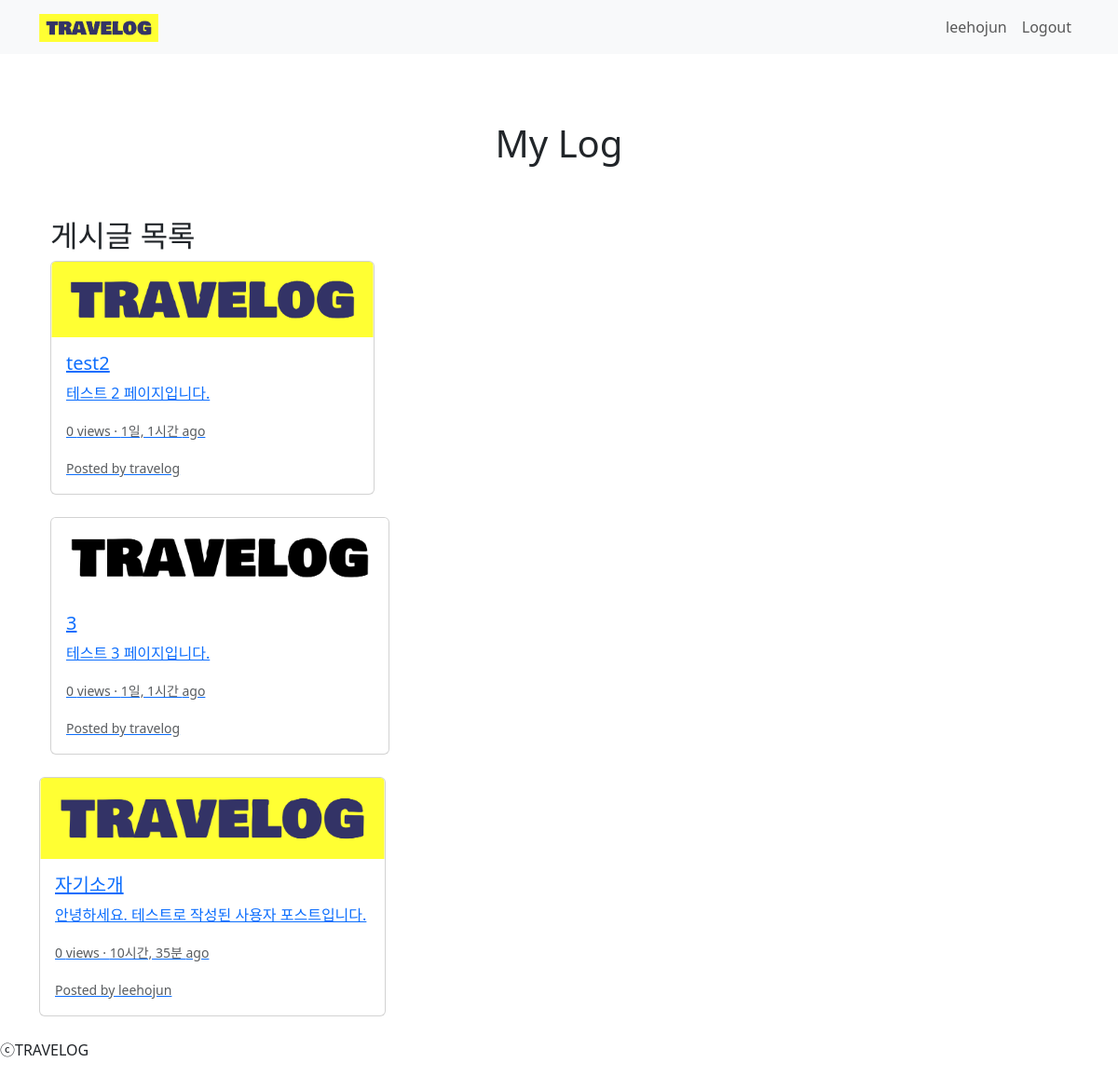
Screenshot of /blog/ (signed in) with the database file from the repository.
### blog/models.py (models this page shows, shortened)
class Post(models.Model):
    author = models.ForeignKey(
        User, on_delete=models.CASCADE
    )
    title = models.CharField(max_length=100)
    content = models.TextField()
    thumb_image = models.ImageField(
        upload_to='blog/thumbnails/%Y/%m/%d/', blank=True)
    file_upload = models.FileField(
        upload_to='blog/files/%Y/%m/%d/', blank=True)
    created_at = models.DateTimeField(auto_now_add=True)
    updated_at = models.DateField(auto_now=True)
    view_count = models.PositiveIntegerField(default=0)
    tags = models.ManyToManyField('Tag', blank=True)

### blog/views.py (the view)
# urls.py: path('', views.PostListView.as_view(), name='blog_list'),
class PostListView(ListView):
    model = Post
    template_name = 'blog/post_list.html'

### templates/blog/post_list.html (shortened to what this page needs)
{% extends 'base.html' %}
{% load static %}
{% block content %}
<div class="bg-image">
    <h1 class="text-center py-5">My Log</h1>
    {% if user.is_authenticated %}
    <div class="container">
        <h2>게시글 목록</h2>
        <div class="row">
            {% for blog in object_list %}
            <div class="col-md-4 mb-4">
                <div class="card">
                    <a href="{% url 'blog:blog_detail' blog.pk %}">
                        {% if blog.thumb_image %}
                        <img src="{{ blog.thumb_image.url }}" class="card-img-top" alt="{{ blog.title }} thumbnail">
                        {% endif %}
                        <div class="card-body">
                            <h5 class="card-title">{{ blog.title }}</h5>
                            <p class="card-text">{{ blog.content|truncatewords:20 }}</p>
                            <p class="card-text">
                                <small class="text-muted">{{ blog.view_count }} views · {{ blog.created_at|timesince }} ago</small>
                            </p>
                            <p class="card-text">
                                <small class="text-muted">Posted by {{ blog.author }}</small>
                            </p>
                        </div>
                    </a>
                </div>
            </div>
        </div>
            {% endfor %}
        </div>
    {% else %}
        <p>You need to be logged in to view the blog list.</p>
        <a href="{% url 'accounts:login' %}">Login</a>
    {% endif %}
{% endblock %}

### templates/base.html (shortened to what this page needs)
<!DOCTYPE html>
<html lang="ko">
<head>
    {% load static %}
    <link href="https://cdn.jsdelivr.net/npm/bootstrap@5.3.0/dist/css/bootstrap.min.css" rel="stylesheet">
</head>
<body>
    <nav class="navbar navbar-expand-lg navbar-light bg-light">
        <div class="container">
            <a class="navbar-brand" href="{% url 'blog:blog_list' %}">
                <img src="{% static 'img/logo-no-background.png' %}" alt="Travelog" height="30">
            </a>
            <div class="collapse navbar-collapse" id="navbarNav">
                <ul class="navbar-nav ms-auto">
                    {% if user.is_authenticated %}
                        <li class="nav-item">
                            <a class="nav-link" href="{% url 'accounts:profile' %}">{{ user.username }}</a>
                        </li>
                        <li class="nav-item">
                            <a class="nav-link" href="{% url 'accounts:logout' %}">Logout</a>
                        </li>
                    {% endif %}
                </ul>
            </div>
        </div>
    </nav>
    <div class="container my-4">
        {% block content %}
        {% endblock %}
    <footer>
        <p>ⓒTRAVELOG </p>
    </footer>
</body>
</html>

### rows the page displays
Post: thumb_image (picture), title "test2", content "테스트 2 페이지입니다.", view_count "0", created_at "1일, 1시간", author "travelog"
Post: thumb_image (picture), title "3", content "테스트 3 페이지입니다.", view_count "0", created_at "1일, 1시간", author "travelog"
Post: thumb_image (picture), title "자기소개", content "안녕하세요. 테스트로 작성된 사용자 포스트입니다.", view_count "0", created_at "10시간, 35분", author "leehojun"

### other values shown
{{ user.username }} "leehojun"
